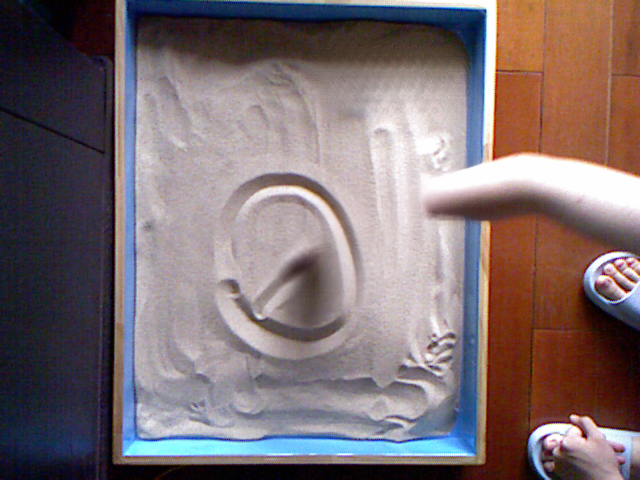
#> input picture Godot/data/best_reconstruction/clean_rgb_000171.png, 640 x 480 px
$ python -i official_registered_surface_mesh.py   (imports and definitions only)   (older library calls are emulated)
#> lines starting #> are read from the running program, lines starting #| are printed output that depends on the picture; after the words box and inside, x2 and y2 are one past the last pixel; in counts of white or black regions, pixels touching at a corner belong together
#> further down, picture is the input picture: shape (480, 640, 3); mean B, G, R 112.5, 110.2, 124.5
#!/usr/bin/env python3
"""Build continuous RGB-aligned sand surface meshes from official Kinect registration.

This starts from frames dumped with FREENECT_DEPTH_REGISTERED, so the depth image
is already in RGB pixel coordinates. It outputs colored PLY meshes with faces,
plus a detail-enhanced variant that keeps the low-frequency metric shape but
amplifies Kinect depth residuals so sand-drawing grooves are visible in MeshLab.
"""

from __future__ import annotations

import argparse
import json
from pathlib import Path
from typing import Any

import cv2
import numpy as np
from PIL import Image, ImageDraw
from scipy import ndimage


KINECT_FX = 594.21
KINECT_FY = 594.21
KINECT_CX = 339.5
KINECT_CY = 242.7


def _save_json(path: Path, payload: dict[str, Any]) -> None:
    path.write_text(json.dumps(payload, ensure_ascii=False, indent=2), encoding="utf-8")


def _read_rgb(path: Path) -> np.ndarray:
    return np.asarray(Image.open(path).convert("RGB"), dtype=np.uint8)


# [5 lines left out: function _read_depth_mm, not called in this run]


def _rgb_sand_mask(rgb: np.ndarray) -> np.ndarray:
    rgb_f = rgb.astype(np.float32) / 255.0
    mx = rgb_f.max(axis=2)
    mn = rgb_f.min(axis=2)
    sat = (mx - mn) / np.maximum(mx, 1e-4)
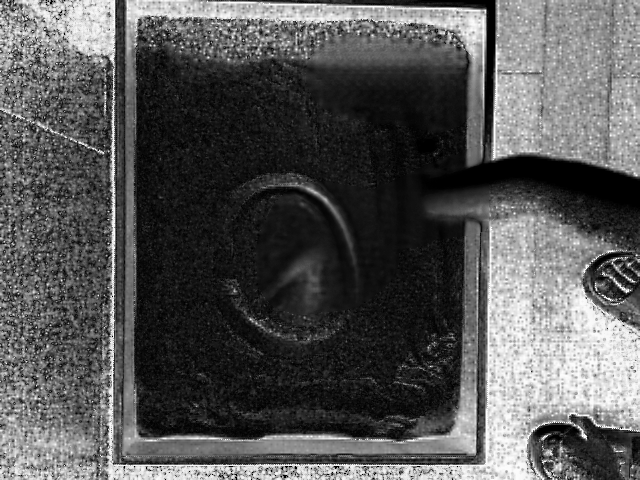
#> sat: shape (480, 640) float32; min 0, max 0.996, mean 0.339
    lum = rgb_f[:, :, 0] * 0.299 + rgb_f[:, :, 1] * 0.587 + rgb_f[:, :, 2] * 0.114
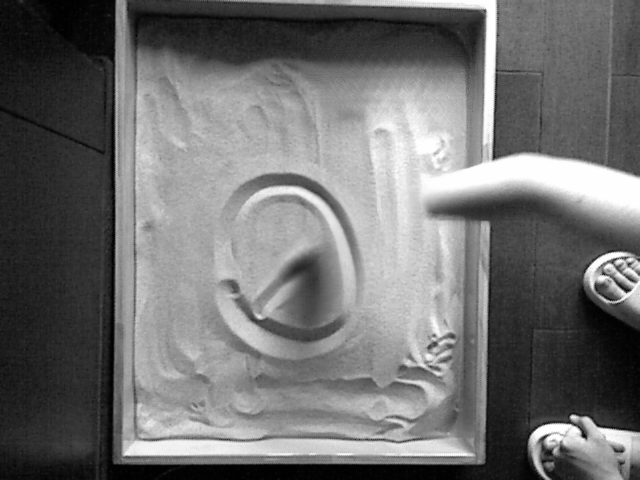
#> lum: shape (480, 640) float32; min 0.00392, max 0.997, mean 0.441
    blue_bias = rgb_f[:, :, 2] - np.maximum(rgb_f[:, :, 0], rgb_f[:, :, 1])
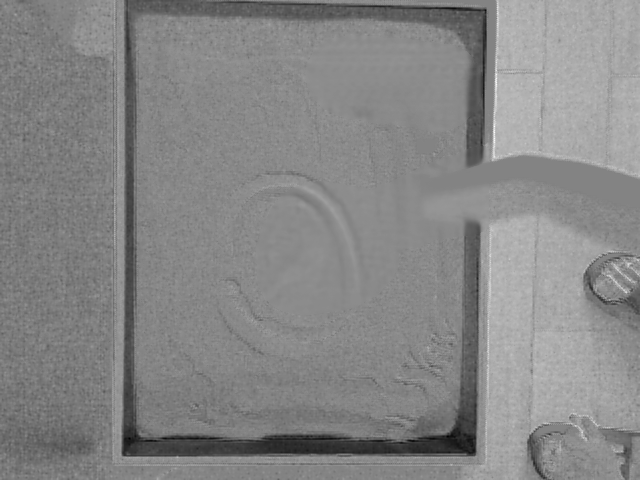
#> blue_bias: shape (480, 640) float32; min -0.839, max 0.788, mean 0.02; drawn with min black and max white
    red_bias = rgb_f[:, :, 0] - rgb_f[:, :, 2]
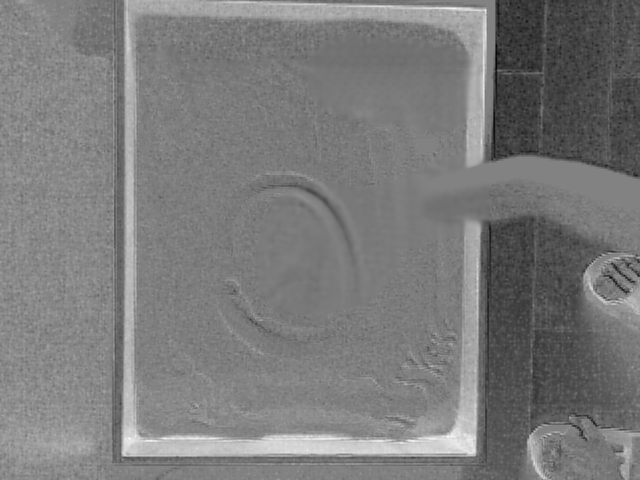
#> red_bias: shape (480, 640) float32; min -0.875, max 0.839, mean -0.0471; drawn with min black and max white
    mask = (sat < 0.55) & (lum > 0.10) & (lum < 0.94) & (blue_bias < 0.20) & (red_bias < 0.55)
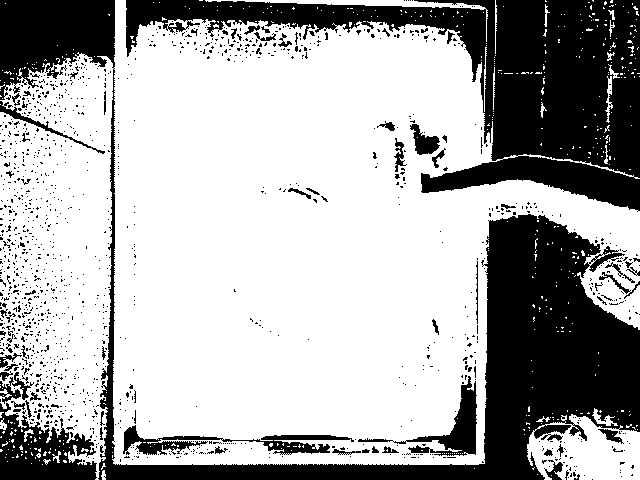
#> mask: shape (480, 640) bool; 67.5% white; 1336 black regions (1269 under 20 px), largest, box (x1, y1, x2, y2) and area: (0, 0, 640, 480) 44905, (126, 0, 640, 212) 38506, (0, 403, 97, 480) 4279
    mask = ndimage.binary_opening(mask, structure=np.ones((5, 5)))
#> mask: shape (480, 640) bool; 61.7% white; 295 black regions (270 under 20 px), largest, box (x1, y1, x2, y2) and area: (0, 0, 640, 480) 64297, (126, 0, 640, 212) 44166, (123, 355, 477, 460) 5972
    mask = ndimage.binary_closing(mask, structure=np.ones((25, 25)))
#> mask: shape (480, 640) bool; 68.7% white; 1 black region, box (x1, y1, x2, y2) and area: (0, 0, 640, 480) 96127
    mask = ndimage.binary_fill_holes(mask)
    labels, count = ndimage.label(mask)
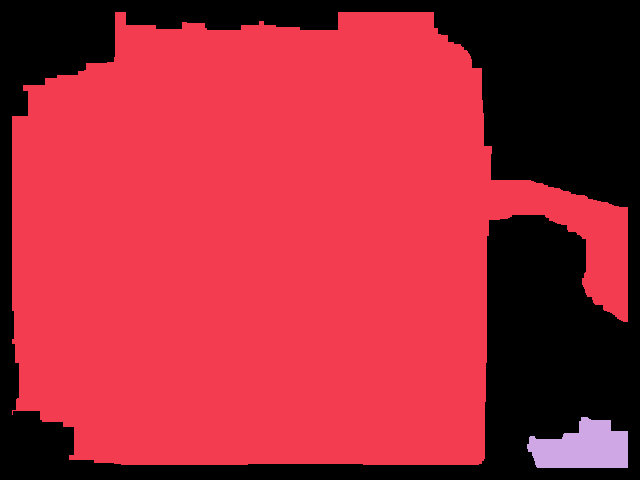
#> labels: shape (480, 640) int32; 3 distinct labels, from 0 to 2; one colour per label, 0 black
#> count = 2
    if count:
        h, w = mask.shape
#> h = 480; w = 640
        center = labels[h // 4 : h * 3 // 4, w // 4 : w * 3 // 4]
#> center: shape (240, 320) int32; every value is 1
        ids, freq = np.unique(center[center > 0], return_counts=True)
#> ids = [1]; freq = [76800]
        if ids.size:
            mask = labels == ids[int(np.argmax(freq))]
#> mask: shape (480, 640) bool; 67.5% white; 1 black region, box (x1, y1, x2, y2) and area: (0, 0, 640, 480) 99812
    return ndimage.binary_erosion(mask, structure=np.ones((5, 5)), iterations=1).astype(bool)
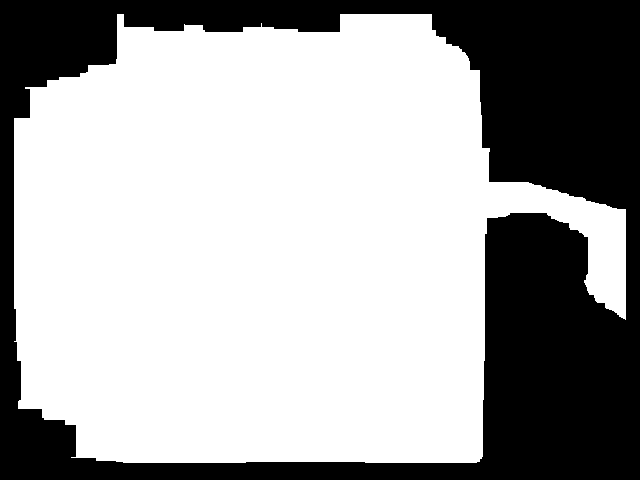
#> returned value: shape (480, 640) bool; 65.9% white; 1 black region, box (x1, y1, x2, y2) and area: (0, 0, 640, 480) 104728


# [476 lines left out: functions _depth_valid_mask, _largest_center_component, _surface_mask, _fill_depth, _smooth_metric_depth, _detail_enhance_depth and 9 more, not called in this run]


# [2 lines not run here, left out]

>>> import cv2
>>> picture = cv2.imread('../data/best_reconstruction/clean_rgb_000171.png')
>>> result = _rgb_sand_mask(picture)
